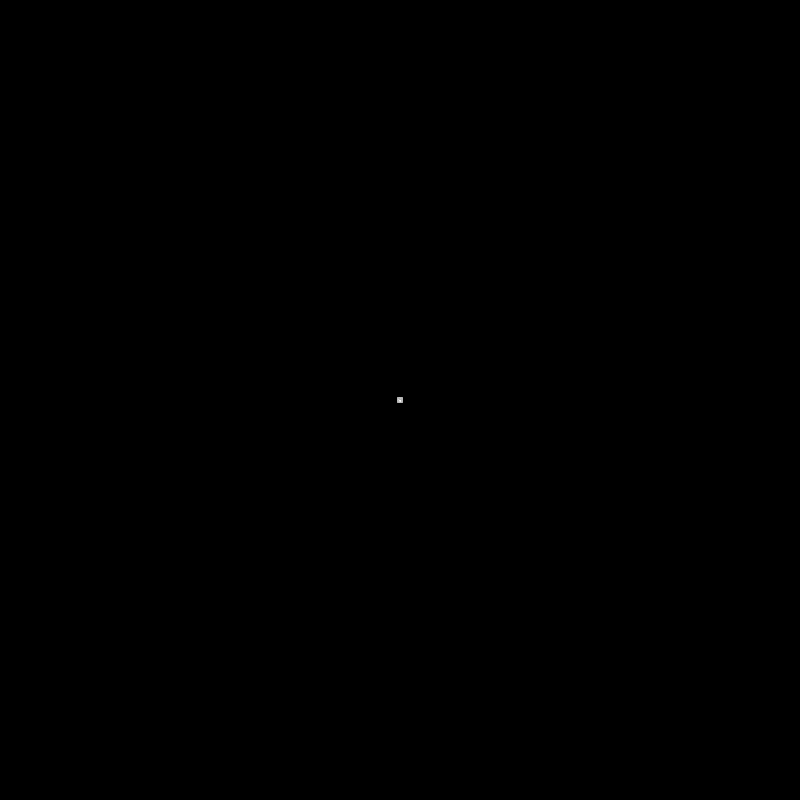
Frame 1 (no input)
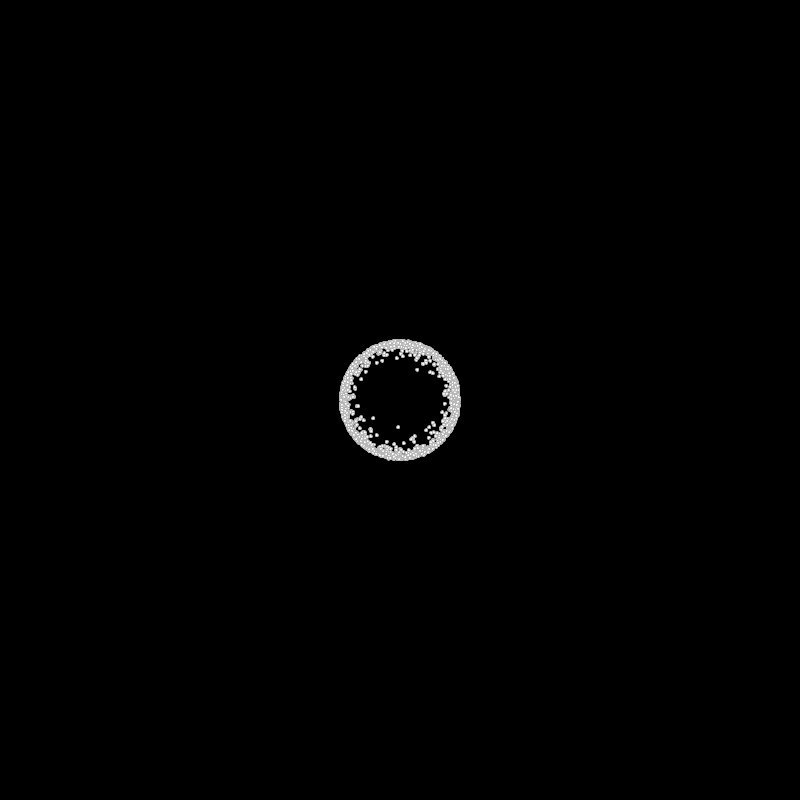
Frame 60 (the mouse pressed at the canvas centre just before this capture)
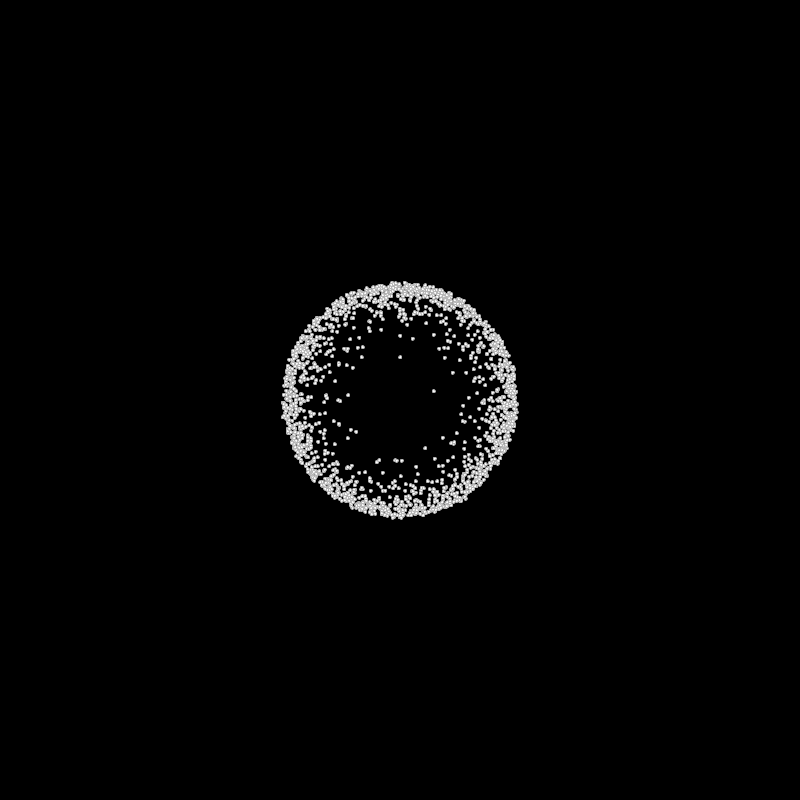
Frame 120 (the mouse held since frame 60 and released just before this capture)

The Processing sketch that drew these frames (run headless with seeded random() and noise(); from frame 60 on, the mouse is pressed at the canvas centre):

// Processing sketch: AntSimulation
// ── AntSimulation.pde
int numAnts = 2000;
Ant[] ants = new Ant[numAnts];


void setup() {
  size(800, 800);
  colorMode(HSB, 360, 100, 100);
  for (int i = 0; i<numAnts; i++) {
    ants[i] = new Ant(400, 400);
  }
}

void draw() {
  background(0);
  stroke(255);
  for (Ant a : ants) {
    a.update();
    a.display();
  }
}

// ── Ant.pde
class Ant {
  PVector coords;
  PVector vel;
  float theta = PI/16;

  Ant(int x, int y) {
    coords = new PVector(x, y);
    vel = PVector.random2D();
  }
  void update(){
    // decide whether to wander or follow 
    wander();
  }

  void wander() {
    // rotate the ant
    vel.rotate(random(-theta, theta));

    // move the ant
    coords.add(vel);
    if (coords.x < 0 || coords.x > 800) {
      coords.sub(vel);
      vel.x *= -1;
    } else if (coords.y < 0 || coords.y > 800) {
      coords.sub(vel);
      vel.y *= -1;
    }
  }

  void display() {
    ellipse(coords.x, coords.y, 3, 3);
  }
}
